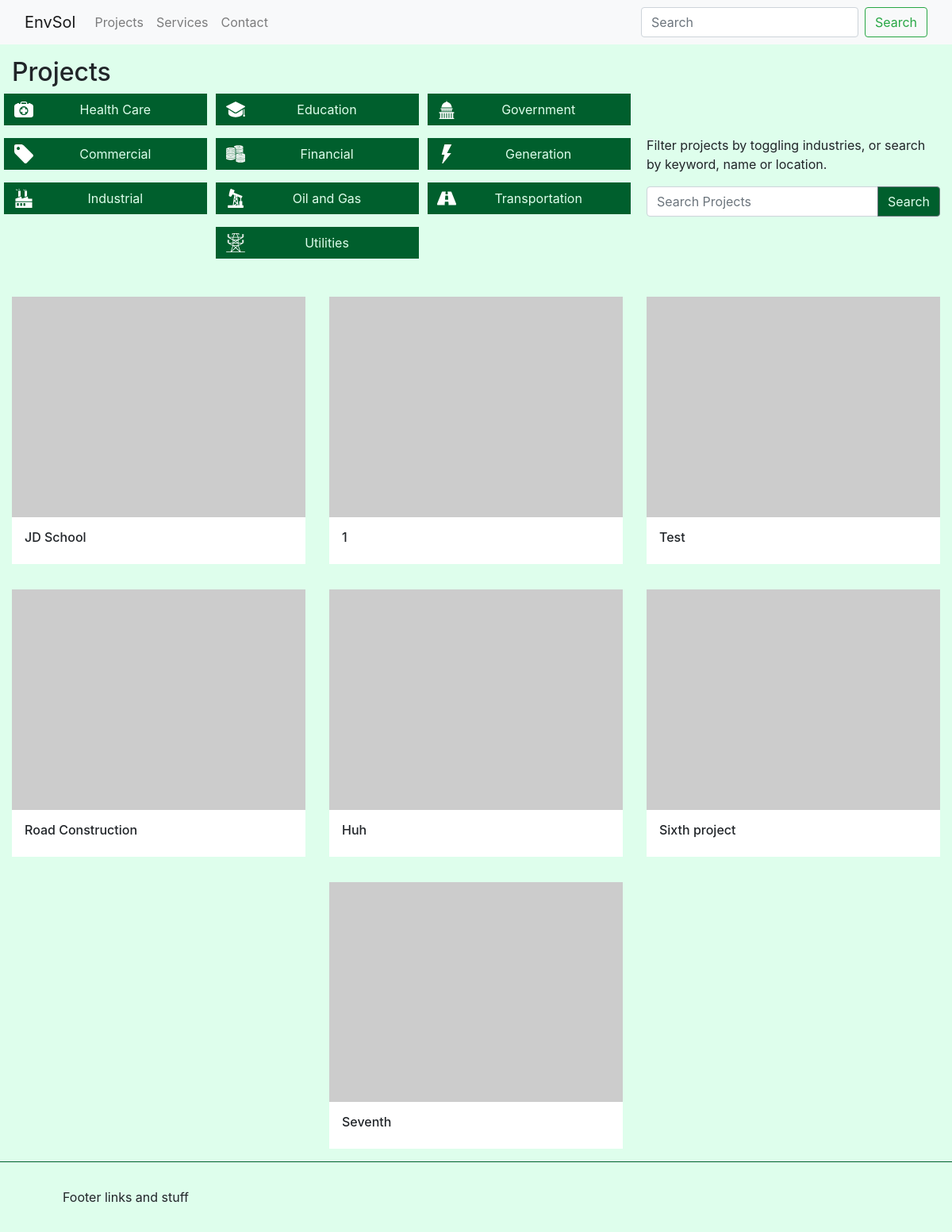
The page /projects/ on the database as committed earlier.
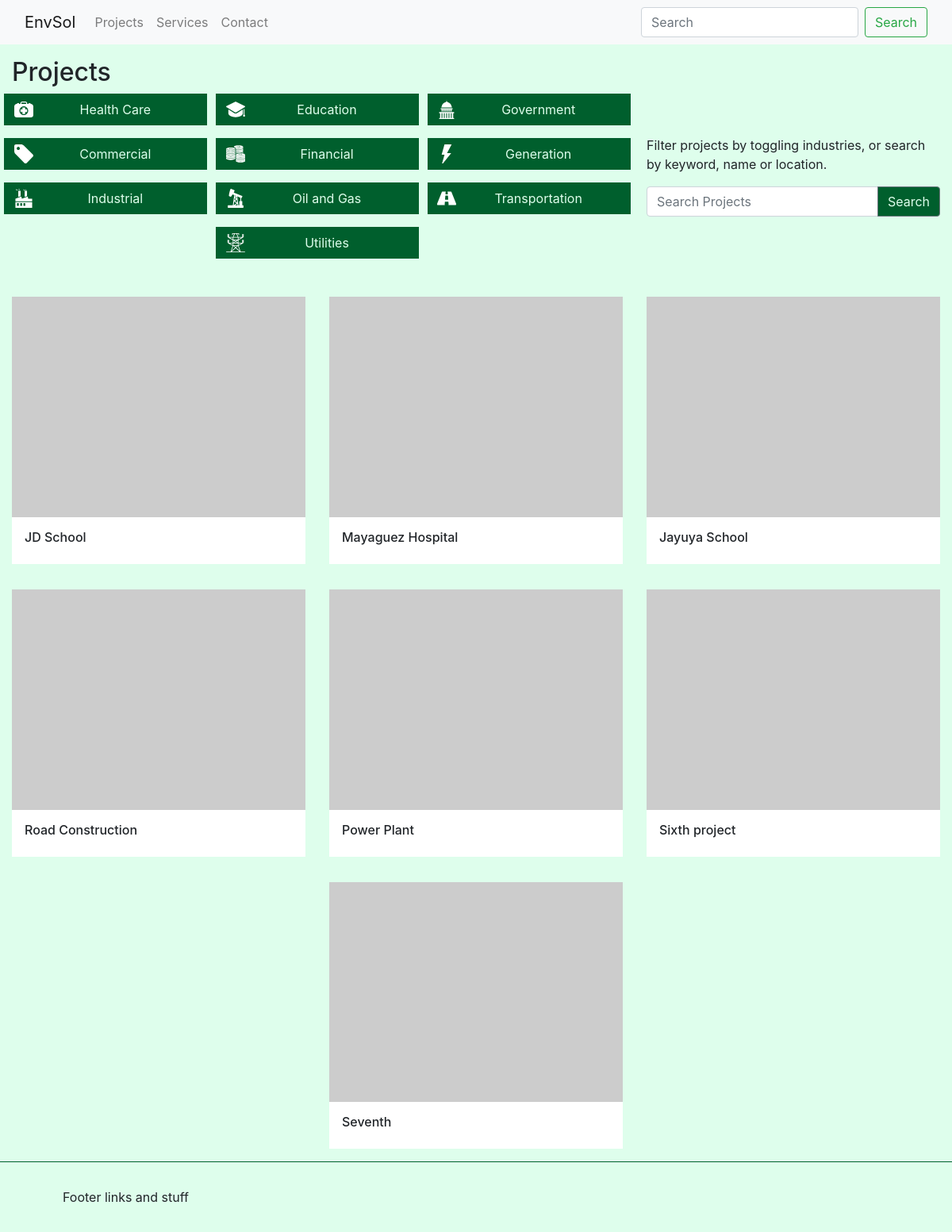
The same page on the database as committed later.
### projects/models.py (models this page shows, shortened)
class Project(models.Model):
    title = models.CharField(max_length=120)
    location = models.CharField(max_length=120)
    industry = models.ManyToManyField(Industry)
    client = models.CharField(max_length=120)
    isFeatured = models.BooleanField(default=False)
    description = models.TextField()
    slug = models.SlugField(max_length=120)
    created_at = models.DateTimeField(auto_now_add=True, auto_now=False)
    updated = models.DateTimeField(auto_now_add=False, auto_now=True)

### projects/views.py (the view)
# urls.py: path('projects/', include('projects.urls')),
def projects(request):
    projects = models.Project.objects.all()
    industries = models.Industry.objects.all()
    context = {
        "loop_times": range(6),
        "projects": projects,
        "industries": industries
    }
    return render(request, 'projects/projects.html', context)

### projects/models.py (called while the page is built)
    def get_file_name(self):
        return self.name.replace(" ", "_").lower() + ".svg"

### templates/projects/projects.html (shortened to what this page needs)
{% extends 'base.html' %}
{% load static %}
{% block stylesheets %}
  <link href="{% static 'css/projects.css' %}" rel="stylesheet"/>
{% endblock %}
{% block content %}
<div class="container">
	<div class="project-toolbar">
		<h2>Projects</h2>
		<div class="row align-items-center">
			<div class="col-12 col-lg-4 order-lg-2">
				<div class="row justify-content-around">
					<div class="col-12 col-md-6 col-lg-12 toolbar-help">
						<p>Filter projects by toggling industries, or search by keyword, name or location.</p>
					</div>
					<div class="col-12 col-md-6 col-lg-12 toolbar-search">
						<form>
							<div class="input-group mb-3">
							  <input type="text" class="form-control" placeholder="Search Projects" aria-label="Search Projects">
							  <div class="input-group-append">
							    <button class="btn btn-outline-secondary" type="button">Search</button>
							  </div>
							</div>
						</form>
					</div>
				</div>
			</div>
			<div class="col-12 col-lg-8">
				<div class="row justify-content-around">
		      		{% for ind in industries %}
		      			{% include 'projects/_industry-btns.html' with industry=ind %}
		      		{% endfor %}
				</div>
			</div>
		</div>
	</div>
</div>
<div class="container">
	<div class="project-list">
		<div class="row justify-content-around">
	  		{% for obj in projects %}
	  			{% include 'projects/_project-preview.html' with project=obj %}
	  		{% endfor %}
		</div>
	</div>
</div>
{% endblock %}

### templates/projects/_project-preview.html
<div class="col-12 col-md-4 project">
  	<div class='project-meta-tags'>
    	<a href="#" class="industry-tag"><img src="http://via.placeholder.com/45x45/00ffff" class='img-fluid'></a>
    	<a href="#" class="location-tag"><img src="http://via.placeholder.com/45x45/00ffff" class='img-fluid'></a>
  	</div>
  	<a href="#"><img src="http://via.placeholder.com/800x600" class='img-fluid project-img'></a>
	<div class="project-details-container">
		<div class="project-details">
  			<h6>{{ project.title }}</h6>
		</div>
	</div>
</div>

Rows that differ between the two databases and show on the page:
changed Project: title "1" → "Mayaguez Hospital"
changed Project: title "Test" → "Jayuya School"
changed Project: title "Huh" → "Power Plant"
